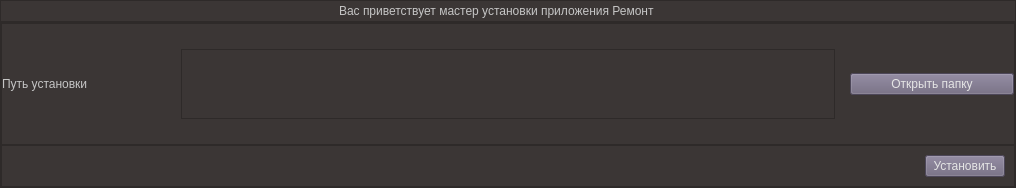
<?xml version="1.0" encoding="UTF-8"?>
<ui version="4.0">
 <class>InstallerService</class>
 <widget class="QMainWindow" name="InstallerService">
  <property name="geometry">
   <rect>
    <x>0</x>
    <y>0</y>
    <width>1016</width>
    <height>167</height>
   </rect>
  </property>
  <property name="font">
   <font>
    <family>Gotham Pro</family>
    <pointsize>14</pointsize>
   </font>
  </property>
  <property name="windowTitle">
   <string>Установщик</string>
  </property>
  <property name="styleSheet">
   <string notr="true">QFrame {
font: 12pt &quot;Gotham Pro&quot;;
background-color: rgb(59, 54, 53);
color: rgb(197, 197, 197);
}

QPushButton {
background-color: rgb(108, 100, 124);
font: 14pt &quot;Gotham Pro&quot;;
color: rgb(229, 229, 229);
}</string>
  </property>
  <widget class="QWidget" name="centralwidget">
   <layout class="QVBoxLayout" name="verticalLayout" stretch="1,4">
    <property name="spacing">
     <number>0</number>
    </property>
    <property name="leftMargin">
     <number>0</number>
    </property>
    <property name="topMargin">
     <number>0</number>
    </property>
    <property name="rightMargin">
     <number>0</number>
    </property>
    <property name="bottomMargin">
     <number>0</number>
    </property>
    <item>
     <widget class="QFrame" name="frame">
      <property name="frameShape">
       <enum>QFrame::StyledPanel</enum>
      </property>
      <property name="frameShadow">
       <enum>QFrame::Raised</enum>
      </property>
      <layout class="QHBoxLayout" name="horizontalLayout" stretch="1,1,1">
       <property name="spacing">
        <number>0</number>
       </property>
       <property name="leftMargin">
        <number>0</number>
       </property>
       <property name="topMargin">
        <number>0</number>
       </property>
       <property name="rightMargin">
        <number>0</number>
       </property>
       <property name="bottomMargin">
        <number>0</number>
       </property>
       <item>
        <spacer name="horizontalSpacer">
         <property name="orientation">
          <enum>Qt::Horizontal</enum>
         </property>
         <property name="sizeHint" stdset="0">
          <size>
           <width>271</width>
           <height>20</height>
          </size>
         </property>
        </spacer>
       </item>
       <item>
        <widget class="QLabel" name="label">
         <property name="text">
          <string>Вас приветствует мастер установки приложения Ремонт</string>
         </property>
        </widget>
       </item>
       <item>
        <spacer name="horizontalSpacer_2">
         <property name="orientation">
          <enum>Qt::Horizontal</enum>
         </property>
         <property name="sizeHint" stdset="0">
          <size>
           <width>271</width>
           <height>20</height>
          </size>
         </property>
        </spacer>
       </item>
      </layout>
     </widget>
    </item>
    <item>
     <widget class="QFrame" name="frame_2">
      <property name="frameShape">
       <enum>QFrame::StyledPanel</enum>
      </property>
      <property name="frameShadow">
       <enum>QFrame::Raised</enum>
      </property>
      <layout class="QVBoxLayout" name="verticalLayout_2" stretch="3,1">
       <property name="spacing">
        <number>0</number>
       </property>
       <property name="leftMargin">
        <number>0</number>
       </property>
       <property name="topMargin">
        <number>0</number>
       </property>
       <property name="rightMargin">
        <number>0</number>
       </property>
       <property name="bottomMargin">
        <number>0</number>
       </property>
       <item>
        <widget class="QFrame" name="frame_3">
         <property name="frameShape">
          <enum>QFrame::StyledPanel</enum>
         </property>
         <property name="frameShadow">
          <enum>QFrame::Raised</enum>
         </property>
         <layout class="QHBoxLayout" name="horizontalLayout_3" stretch="1,4,1">
          <property name="spacing">
           <number>15</number>
          </property>
          <property name="leftMargin">
           <number>0</number>
          </property>
          <property name="topMargin">
           <number>25</number>
          </property>
          <property name="rightMargin">
           <number>0</number>
          </property>
          <property name="bottomMargin">
           <number>25</number>
          </property>
          <item>
           <widget class="QLabel" name="label_2">
            <property name="text">
             <string>Путь установки</string>
            </property>
           </widget>
          </item>
          <item>
           <widget class="QTextEdit" name="textEdit"/>
          </item>
          <item>
           <widget class="QPushButton" name="openpath">
            <property name="text">
             <string>Открыть папку</string>
            </property>
           </widget>
          </item>
         </layout>
        </widget>
       </item>
       <item>
        <widget class="QFrame" name="frame_4">
         <property name="frameShape">
          <enum>QFrame::StyledPanel</enum>
         </property>
         <property name="frameShadow">
          <enum>QFrame::Raised</enum>
         </property>
         <layout class="QHBoxLayout" name="horizontalLayout_2">
          <item>
           <spacer name="horizontalSpacer_4">
            <property name="orientation">
             <enum>Qt::Horizontal</enum>
            </property>
            <property name="sizeHint" stdset="0">
             <size>
              <width>428</width>
              <height>20</height>
             </size>
            </property>
           </spacer>
          </item>
          <item>
           <spacer name="horizontalSpacer_3">
            <property name="orientation">
             <enum>Qt::Horizontal</enum>
            </property>
            <property name="sizeHint" stdset="0">
             <size>
              <width>429</width>
              <height>20</height>
             </size>
            </property>
           </spacer>
          </item>
          <item>
           <widget class="QPushButton" name="installBtn">
            <property name="text">
             <string>Установить</string>
            </property>
           </widget>
          </item>
         </layout>
        </widget>
       </item>
      </layout>
     </widget>
    </item>
   </layout>
  </widget>
 </widget>
 <resources/>
 <connections/>
</ui>
